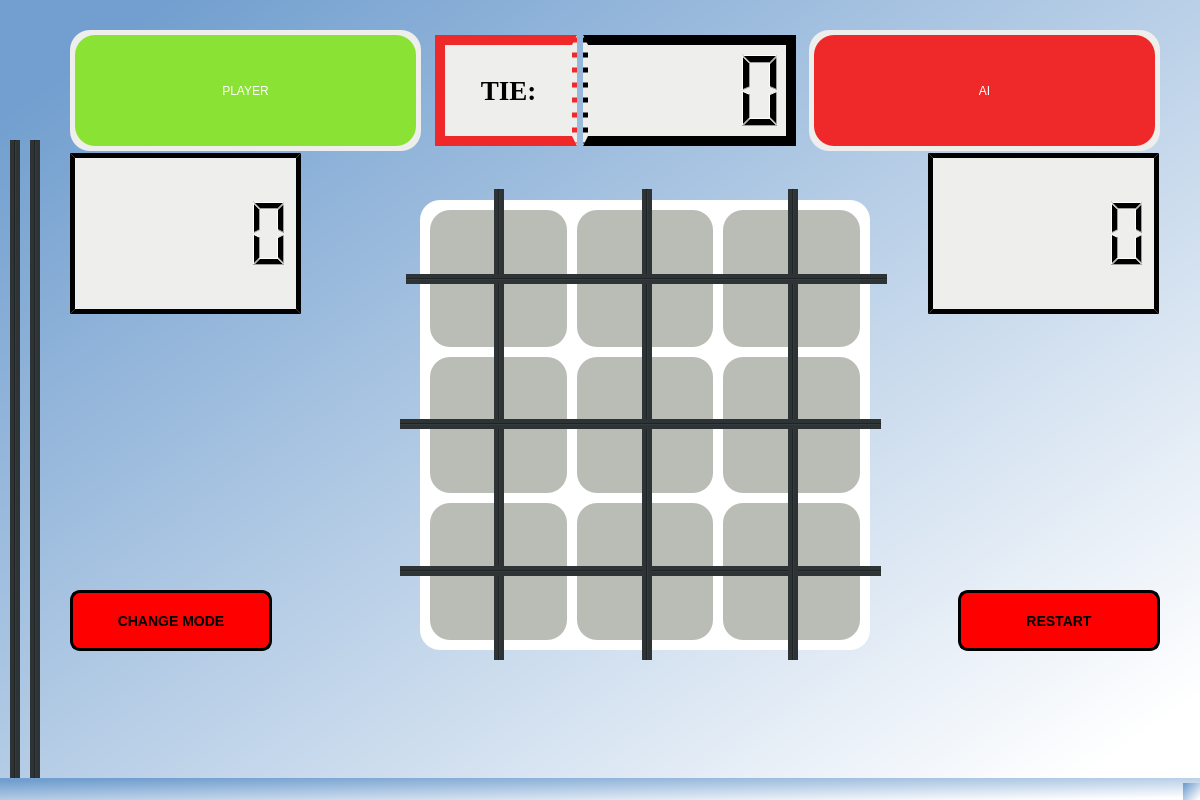
<?xml version="1.0" encoding="UTF-8"?>
<ui version="4.0">
 <class>MainWindow</class>
 <widget class="QMainWindow" name="MainWindow">
  <property name="enabled">
   <bool>true</bool>
  </property>
  <property name="geometry">
   <rect>
    <x>0</x>
    <y>0</y>
    <width>1200</width>
    <height>800</height>
   </rect>
  </property>
  <property name="sizePolicy">
   <sizepolicy hsizetype="Preferred" vsizetype="Preferred">
    <horstretch>0</horstretch>
    <verstretch>0</verstretch>
   </sizepolicy>
  </property>
  <property name="font">
   <font>
    <kerning>true</kerning>
   </font>
  </property>
  <property name="windowTitle">
   <string>XO Game</string>
  </property>
  <property name="autoFillBackground">
   <bool>false</bool>
  </property>
  <property name="styleSheet">
   <string notr="true">background-color:qlineargradient(spread:pad, x1:0.08, y1:0.063, x2:0.99, y2:0.903, stop:0 rgba(114, 159, 207, 255), stop:1 rgba(255, 255, 255, 255))</string>
  </property>
  <widget class="QWidget" name="centralwidget">
   <widget class="QWidget" name="xo_object" native="true">
    <property name="enabled">
     <bool>true</bool>
    </property>
    <property name="geometry">
     <rect>
      <x>420</x>
      <y>200</y>
      <width>450</width>
      <height>450</height>
     </rect>
    </property>
    <property name="cursor">
     <cursorShape>ArrowCursor</cursorShape>
    </property>
    <property name="styleSheet">
     <string notr="true">background-color: rgb(255, 255, 255);
border-radius: 20px;</string>
    </property>
    <layout class="QGridLayout" name="gridLayout_2">
     <property name="leftMargin">
      <number>10</number>
     </property>
     <property name="topMargin">
      <number>10</number>
     </property>
     <property name="rightMargin">
      <number>10</number>
     </property>
     <property name="bottomMargin">
      <number>10</number>
     </property>
     <property name="spacing">
      <number>10</number>
     </property>
     <item row="1" column="2">
      <widget class="QPushButton" name="bt5">
       <property name="enabled">
        <bool>true</bool>
       </property>
       <property name="sizePolicy">
        <sizepolicy hsizetype="Minimum" vsizetype="MinimumExpanding">
         <horstretch>0</horstretch>
         <verstretch>0</verstretch>
        </sizepolicy>
       </property>
       <property name="focusPolicy">
        <enum>Qt::StrongFocus</enum>
       </property>
       <property name="styleSheet">
        <string notr="true">QPushButton{
	background-color: rgb(186, 189, 182);
	border-radius: 20px;
	font: 30pt &quot;Times New Roman&quot;;
	color:rgb(164, 0, 0);
}
QPushButton:pressed {
    background-color: rgb(156, 159, 152);
    border-style: inset;
}</string>
       </property>
       <property name="text">
        <string/>
       </property>
      </widget>
     </item>
     <item row="0" column="0">
      <widget class="QPushButton" name="bt0">
       <property name="enabled">
        <bool>true</bool>
       </property>
       <property name="sizePolicy">
        <sizepolicy hsizetype="Minimum" vsizetype="MinimumExpanding">
         <horstretch>0</horstretch>
         <verstretch>0</verstretch>
        </sizepolicy>
       </property>
       <property name="cursor">
        <cursorShape>ArrowCursor</cursorShape>
       </property>
       <property name="focusPolicy">
        <enum>Qt::StrongFocus</enum>
       </property>
       <property name="styleSheet">
        <string notr="true">QPushButton{
	background-color: rgb(186, 189, 182);
	border-radius: 20px;
	font: 30pt &quot;Times New Roman&quot;;
	color:rgb(164, 0, 0);
}
QPushButton:pressed {
    background-color: rgb(156, 159, 152);
    border-style: inset;
}</string>
       </property>
       <property name="text">
        <string/>
       </property>
      </widget>
     </item>
     <item row="1" column="0">
      <widget class="QPushButton" name="bt3">
       <property name="enabled">
        <bool>true</bool>
       </property>
       <property name="sizePolicy">
        <sizepolicy hsizetype="Minimum" vsizetype="MinimumExpanding">
         <horstretch>0</horstretch>
         <verstretch>0</verstretch>
        </sizepolicy>
       </property>
       <property name="focusPolicy">
        <enum>Qt::StrongFocus</enum>
       </property>
       <property name="styleSheet">
        <string notr="true">QPushButton{
	background-color: rgb(186, 189, 182);
	border-radius: 20px;
	font: 30pt &quot;Times New Roman&quot;;
	color:rgb(164, 0, 0);
}
QPushButton:pressed {
    background-color: rgb(156, 159, 152);
    border-style: inset;
}</string>
       </property>
       <property name="text">
        <string/>
       </property>
      </widget>
     </item>
     <item row="2" column="1">
      <widget class="QPushButton" name="bt7">
       <property name="enabled">
        <bool>true</bool>
       </property>
       <property name="sizePolicy">
        <sizepolicy hsizetype="Minimum" vsizetype="MinimumExpanding">
         <horstretch>0</horstretch>
         <verstretch>0</verstretch>
        </sizepolicy>
       </property>
       <property name="focusPolicy">
        <enum>Qt::StrongFocus</enum>
       </property>
       <property name="styleSheet">
        <string notr="true">QPushButton{
	background-color: rgb(186, 189, 182);
	border-radius: 20px;
	font: 30pt &quot;Times New Roman&quot;;
	color:rgb(164, 0, 0);
}
QPushButton:pressed {
    background-color: rgb(156, 159, 152);
    border-style: inset;
}</string>
       </property>
       <property name="text">
        <string/>
       </property>
      </widget>
     </item>
     <item row="2" column="0">
      <widget class="QPushButton" name="bt6">
       <property name="enabled">
        <bool>true</bool>
       </property>
       <property name="sizePolicy">
        <sizepolicy hsizetype="Minimum" vsizetype="MinimumExpanding">
         <horstretch>0</horstretch>
         <verstretch>0</verstretch>
        </sizepolicy>
       </property>
       <property name="focusPolicy">
        <enum>Qt::StrongFocus</enum>
       </property>
       <property name="styleSheet">
        <string notr="true">QPushButton{
	background-color: rgb(186, 189, 182);
	border-radius: 20px;
	font: 30pt &quot;Times New Roman&quot;;
	color:rgb(164, 0, 0);
}
QPushButton:pressed {
    background-color: rgb(156, 159, 152);
    border-style: inset;
}</string>
       </property>
       <property name="text">
        <string/>
       </property>
      </widget>
     </item>
     <item row="2" column="2">
      <widget class="QPushButton" name="bt8">
       <property name="enabled">
        <bool>true</bool>
       </property>
       <property name="sizePolicy">
        <sizepolicy hsizetype="Minimum" vsizetype="MinimumExpanding">
         <horstretch>0</horstretch>
         <verstretch>0</verstretch>
        </sizepolicy>
       </property>
       <property name="focusPolicy">
        <enum>Qt::StrongFocus</enum>
       </property>
       <property name="styleSheet">
        <string notr="true">QPushButton{
	background-color: rgb(186, 189, 182);
	border-radius: 20px;
	font: 30pt &quot;Times New Roman&quot;;
	color:rgb(164, 0, 0);
}
QPushButton:pressed {
    background-color: rgb(156, 159, 152);
    border-style: inset;
}</string>
       </property>
       <property name="text">
        <string/>
       </property>
      </widget>
     </item>
     <item row="0" column="2">
      <widget class="QPushButton" name="bt2">
       <property name="enabled">
        <bool>true</bool>
       </property>
       <property name="sizePolicy">
        <sizepolicy hsizetype="Minimum" vsizetype="MinimumExpanding">
         <horstretch>0</horstretch>
         <verstretch>0</verstretch>
        </sizepolicy>
       </property>
       <property name="focusPolicy">
        <enum>Qt::StrongFocus</enum>
       </property>
       <property name="styleSheet">
        <string notr="true">QPushButton{
	background-color: rgb(186, 189, 182);
	border-radius: 20px;
	font: 30pt &quot;Times New Roman&quot;;
	color:rgb(164, 0, 0);
}
QPushButton:pressed {
    background-color: rgb(156, 159, 152);
    border-style: inset;
}</string>
       </property>
       <property name="text">
        <string/>
       </property>
      </widget>
     </item>
     <item row="0" column="1">
      <widget class="QPushButton" name="bt1">
       <property name="enabled">
        <bool>true</bool>
       </property>
       <property name="sizePolicy">
        <sizepolicy hsizetype="Minimum" vsizetype="MinimumExpanding">
         <horstretch>0</horstretch>
         <verstretch>0</verstretch>
        </sizepolicy>
       </property>
       <property name="focusPolicy">
        <enum>Qt::StrongFocus</enum>
       </property>
       <property name="styleSheet">
        <string notr="true">QPushButton{
	background-color: rgb(186, 189, 182);
	border-radius: 20px;
	font: 30pt &quot;Times New Roman&quot;;
	color:rgb(164, 0, 0);
}
QPushButton:pressed {
    background-color: rgb(156, 159, 152);
    border-style: inset;
}</string>
       </property>
       <property name="text">
        <string/>
       </property>
      </widget>
     </item>
     <item row="1" column="1">
      <widget class="QPushButton" name="bt4">
       <property name="enabled">
        <bool>true</bool>
       </property>
       <property name="sizePolicy">
        <sizepolicy hsizetype="Minimum" vsizetype="MinimumExpanding">
         <horstretch>0</horstretch>
         <verstretch>0</verstretch>
        </sizepolicy>
       </property>
       <property name="focusPolicy">
        <enum>Qt::StrongFocus</enum>
       </property>
       <property name="styleSheet">
        <string notr="true">QPushButton{
	background-color: rgb(186, 189, 182);
	border-radius: 20px;
	font: 30pt &quot;Times New Roman&quot;;
	color:rgb(164, 0, 0);
}
QPushButton:pressed {
    background-color: rgb(156, 159, 152);
    border-style: inset;
}</string>
       </property>
       <property name="text">
        <string/>
       </property>
      </widget>
     </item>
    </layout>
    <zorder>bt0</zorder>
    <zorder>bt1</zorder>
    <zorder>bt2</zorder>
    <zorder>bt3</zorder>
    <zorder>bt4</zorder>
    <zorder>bt5</zorder>
    <zorder>bt8</zorder>
    <zorder>bt7</zorder>
    <zorder>bt6</zorder>
   </widget>
   <widget class="QPushButton" name="btRestart">
    <property name="geometry">
     <rect>
      <x>958</x>
      <y>590</y>
      <width>202</width>
      <height>61</height>
     </rect>
    </property>
    <property name="styleSheet">
     <string notr="true">QPushButton#btRestart{
	background-color: red;
	border-style: inset;
	border-width: 3px;
	border-radius: 10px;
	alternate-background-color: rgb(52, 101, 164);
	border-color: rgb(0, 0, 0);
	font: bold 14px;
	min-width: 10em;
	padding: 6px;
}
QPushButton#btRestart:pressed {
    background-color: rgb(224, 0, 0);
    border-style: inset;
}</string>
    </property>
    <property name="text">
     <string>RESTART</string>
    </property>
    <property name="autoDefault">
     <bool>false</bool>
    </property>
    <property name="default">
     <bool>false</bool>
    </property>
    <property name="flat">
     <bool>false</bool>
    </property>
   </widget>
   <widget class="QFrame" name="horizontalFrame">
    <property name="geometry">
     <rect>
      <x>70</x>
      <y>30</y>
      <width>351</width>
      <height>121</height>
     </rect>
    </property>
    <property name="styleSheet">
     <string notr="true">background-color: rgb(238, 238, 236);
border-radius: 20px;
</string>
    </property>
    <layout class="QHBoxLayout" name="horizontalLayout_2">
     <property name="spacing">
      <number>5</number>
     </property>
     <property name="leftMargin">
      <number>5</number>
     </property>
     <property name="topMargin">
      <number>5</number>
     </property>
     <property name="rightMargin">
      <number>5</number>
     </property>
     <property name="bottomMargin">
      <number>5</number>
     </property>
     <item>
      <widget class="QLabel" name="lbPlayer1">
       <property name="sizePolicy">
        <sizepolicy hsizetype="MinimumExpanding" vsizetype="Preferred">
         <horstretch>0</horstretch>
         <verstretch>0</verstretch>
        </sizepolicy>
       </property>
       <property name="styleSheet">
        <string notr="true">color: white;
background-color: rgb(138, 226, 52);
font: 36pt &quot;Times New Roman&quot;;
border-radius: 20px;
</string>
       </property>
       <property name="text">
        <string>PLAYER</string>
       </property>
       <property name="textFormat">
        <enum>Qt::PlainText</enum>
       </property>
       <property name="alignment">
        <set>Qt::AlignCenter</set>
       </property>
       <property name="margin">
        <number>10</number>
       </property>
      </widget>
     </item>
    </layout>
   </widget>
   <widget class="QFrame" name="horizontalFrame">
    <property name="geometry">
     <rect>
      <x>809</x>
      <y>30</y>
      <width>351</width>
      <height>121</height>
     </rect>
    </property>
    <property name="styleSheet">
     <string notr="true">background-color: rgb(238, 238, 236);
border-radius: 20px</string>
    </property>
    <layout class="QHBoxLayout" name="horizontalLayout_3">
     <property name="leftMargin">
      <number>5</number>
     </property>
     <property name="topMargin">
      <number>5</number>
     </property>
     <property name="rightMargin">
      <number>5</number>
     </property>
     <property name="bottomMargin">
      <number>5</number>
     </property>
     <item>
      <widget class="QLabel" name="lbPlayer2">
       <property name="sizePolicy">
        <sizepolicy hsizetype="Preferred" vsizetype="Preferred">
         <horstretch>0</horstretch>
         <verstretch>0</verstretch>
        </sizepolicy>
       </property>
       <property name="styleSheet">
        <string notr="true">color: white;
background-color: rgb(239, 41, 41);
font: 36pt &quot;Times New Roman&quot;;
border-radius: 20px;
</string>
       </property>
       <property name="text">
        <string>AI</string>
       </property>
       <property name="textFormat">
        <enum>Qt::PlainText</enum>
       </property>
       <property name="alignment">
        <set>Qt::AlignCenter</set>
       </property>
       <property name="margin">
        <number>5</number>
       </property>
      </widget>
     </item>
    </layout>
   </widget>
   <widget class="Line" name="lnHU">
    <property name="enabled">
     <bool>true</bool>
    </property>
    <property name="geometry">
     <rect>
      <x>406</x>
      <y>274</y>
      <width>481</width>
      <height>10</height>
     </rect>
    </property>
    <property name="styleSheet">
     <string notr="true">background-color: rgb(46, 52, 54)</string>
    </property>
    <property name="orientation">
     <enum>Qt::Horizontal</enum>
    </property>
   </widget>
   <widget class="Line" name="lnHC">
    <property name="enabled">
     <bool>true</bool>
    </property>
    <property name="geometry">
     <rect>
      <x>400</x>
      <y>419</y>
      <width>481</width>
      <height>10</height>
     </rect>
    </property>
    <property name="styleSheet">
     <string notr="true">background-color: rgb(46, 52, 54)</string>
    </property>
    <property name="orientation">
     <enum>Qt::Horizontal</enum>
    </property>
   </widget>
   <widget class="Line" name="lnHB">
    <property name="enabled">
     <bool>true</bool>
    </property>
    <property name="geometry">
     <rect>
      <x>400</x>
      <y>566</y>
      <width>481</width>
      <height>10</height>
     </rect>
    </property>
    <property name="styleSheet">
     <string notr="true">background-color: rgb(46, 52, 54)</string>
    </property>
    <property name="orientation">
     <enum>Qt::Horizontal</enum>
    </property>
   </widget>
   <widget class="Line" name="lnVL">
    <property name="enabled">
     <bool>true</bool>
    </property>
    <property name="geometry">
     <rect>
      <x>494</x>
      <y>189</y>
      <width>10</width>
      <height>471</height>
     </rect>
    </property>
    <property name="styleSheet">
     <string notr="true">background-color: rgb(46, 52, 54)</string>
    </property>
    <property name="orientation">
     <enum>Qt::Vertical</enum>
    </property>
   </widget>
   <widget class="Line" name="lnVC">
    <property name="enabled">
     <bool>true</bool>
    </property>
    <property name="geometry">
     <rect>
      <x>642</x>
      <y>189</y>
      <width>10</width>
      <height>471</height>
     </rect>
    </property>
    <property name="styleSheet">
     <string notr="true">background-color: rgb(46, 52, 54)</string>
    </property>
    <property name="orientation">
     <enum>Qt::Vertical</enum>
    </property>
   </widget>
   <widget class="Line" name="lnVR">
    <property name="enabled">
     <bool>true</bool>
    </property>
    <property name="geometry">
     <rect>
      <x>788</x>
      <y>189</y>
      <width>10</width>
      <height>471</height>
     </rect>
    </property>
    <property name="styleSheet">
     <string notr="true">background-color: rgb(46, 52, 54)</string>
    </property>
    <property name="orientation">
     <enum>Qt::Vertical</enum>
    </property>
   </widget>
   <widget class="QGraphicsView" name="gwCentralView">
    <property name="geometry">
     <rect>
      <x>370</x>
      <y>180</y>
      <width>551</width>
      <height>491</height>
     </rect>
    </property>
    <property name="styleSheet">
     <string notr="true">background: transparent</string>
    </property>
    <property name="interactive">
     <bool>true</bool>
    </property>
    <property name="sceneRect">
     <rectf>
      <x>0.000000000000000</x>
      <y>0.000000000000000</y>
      <width>0.000000000000000</width>
      <height>0.000000000000000</height>
     </rectf>
    </property>
   </widget>
   <widget class="Line" name="lnDiagTopLeft">
    <property name="enabled">
     <bool>true</bool>
    </property>
    <property name="geometry">
     <rect>
      <x>10</x>
      <y>140</y>
      <width>10</width>
      <height>650</height>
     </rect>
    </property>
    <property name="styleSheet">
     <string notr="true">background-color: rgb(46, 52, 54)</string>
    </property>
    <property name="orientation">
     <enum>Qt::Vertical</enum>
    </property>
   </widget>
   <widget class="Line" name="lnDiagTopRIght">
    <property name="enabled">
     <bool>true</bool>
    </property>
    <property name="geometry">
     <rect>
      <x>30</x>
      <y>140</y>
      <width>10</width>
      <height>650</height>
     </rect>
    </property>
    <property name="styleSheet">
     <string notr="true">background-color: rgb(46, 52, 54)</string>
    </property>
    <property name="orientation">
     <enum>Qt::Vertical</enum>
    </property>
   </widget>
   <widget class="QPushButton" name="btChangeMode">
    <property name="geometry">
     <rect>
      <x>70</x>
      <y>590</y>
      <width>202</width>
      <height>61</height>
     </rect>
    </property>
    <property name="styleSheet">
     <string notr="true">QPushButton#btChangeMode{
	background-color: red;
	border-style: inset;
	border-width: 3px;
	border-radius: 10px;
	alternate-background-color: rgb(52, 101, 164);
	border-color: rgb(0, 0, 0);
	font: bold 14px;
	min-width: 10em;
	padding: 6px;
}
QPushButton#btChangeMode:pressed {
    background-color: rgb(224, 0, 0);
    border-style: inset;
}</string>
    </property>
    <property name="text">
     <string>CHANGE MODE</string>
    </property>
    <property name="autoDefault">
     <bool>false</bool>
    </property>
    <property name="default">
     <bool>false</bool>
    </property>
    <property name="flat">
     <bool>false</bool>
    </property>
   </widget>
   <widget class="QLCDNumber" name="lcdPlayer1">
    <property name="geometry">
     <rect>
      <x>70</x>
      <y>153</y>
      <width>231</width>
      <height>161</height>
     </rect>
    </property>
    <property name="font">
     <font>
      <strikeout>false</strikeout>
     </font>
    </property>
    <property name="styleSheet">
     <string notr="true">QLCDNumber{
	background-color: rgb(238, 238, 236);
	border-style: inset;
	border-width: 5px;
	border-color: rgb(0, 0, 0)
	
}</string>
    </property>
    <property name="smallDecimalPoint">
     <bool>true</bool>
    </property>
    <property name="intValue" stdset="0">
     <number>0</number>
    </property>
   </widget>
   <widget class="QFrame" name="horizontalFrame">
    <property name="geometry">
     <rect>
      <x>430</x>
      <y>30</y>
      <width>371</width>
      <height>121</height>
     </rect>
    </property>
    <property name="styleSheet">
     <string notr="true">background: transparent;</string>
    </property>
    <layout class="QHBoxLayout" name="hbTie" stretch="2,3">
     <property name="leftMargin">
      <number>5</number>
     </property>
     <property name="topMargin">
      <number>5</number>
     </property>
     <property name="rightMargin">
      <number>5</number>
     </property>
     <property name="bottomMargin">
      <number>5</number>
     </property>
     <item>
      <widget class="QLabel" name="lbTie">
       <property name="font">
        <font>
         <family>Times New Roman</family>
         <pointsize>20</pointsize>
         <weight>75</weight>
         <bold>true</bold>
        </font>
       </property>
       <property name="styleSheet">
        <string notr="true">QLabel#lbTie{
	background-color: rgb(238, 238, 236);
	border-style: solid;
	border-right-style: dotted;
	border-width: 10px 5px 10px 10px;
	border-color: rgb(239, 41, 41)

}</string>
       </property>
       <property name="text">
        <string>TIE:</string>
       </property>
       <property name="alignment">
        <set>Qt::AlignCenter</set>
       </property>
      </widget>
     </item>
     <item>
      <widget class="QLCDNumber" name="lcdTie">
       <property name="styleSheet">
        <string notr="true">QLCDNumber#lcdTie{
	background-color: rgb(238, 238, 236);
	border-style: solid;
	border-left-style: dotted;
	border-width: 10px 10px 10px 5px;
	border-color: rgb(0, 0, 0)

}</string>
       </property>
       <property name="frameShape">
        <enum>QFrame::NoFrame</enum>
       </property>
       <property name="frameShadow">
        <enum>QFrame::Raised</enum>
       </property>
       <property name="lineWidth">
        <number>6</number>
       </property>
       <property name="smallDecimalPoint">
        <bool>true</bool>
       </property>
       <property name="digitCount">
        <number>4</number>
       </property>
      </widget>
     </item>
    </layout>
   </widget>
   <widget class="QLCDNumber" name="lcdPlayer2">
    <property name="geometry">
     <rect>
      <x>928</x>
      <y>153</y>
      <width>231</width>
      <height>161</height>
     </rect>
    </property>
    <property name="font">
     <font>
      <strikeout>false</strikeout>
     </font>
    </property>
    <property name="styleSheet">
     <string notr="true">QLCDNumber{
	background-color: rgb(238, 238, 236);
	border-style: inset;
	border-width: 5px;
	border-color: rgb(0, 0, 0)
	
}</string>
    </property>
    <property name="smallDecimalPoint">
     <bool>true</bool>
    </property>
    <property name="digitCount">
     <number>5</number>
    </property>
    <property name="value" stdset="0">
     <double>0.000000000000000</double>
    </property>
    <property name="intValue" stdset="0">
     <number>0</number>
    </property>
   </widget>
   <zorder>xo_object</zorder>
   <zorder>btRestart</zorder>
   <zorder>horizontalFrame</zorder>
   <zorder>horizontalFrame</zorder>
   <zorder>lnVL</zorder>
   <zorder>lnHB</zorder>
   <zorder>lnVR</zorder>
   <zorder>lnVC</zorder>
   <zorder>lnHC</zorder>
   <zorder>lnHU</zorder>
   <zorder>lnDiagTopLeft</zorder>
   <zorder>lnDiagTopRIght</zorder>
   <zorder>gwCentralView</zorder>
   <zorder>btChangeMode</zorder>
   <zorder>lcdPlayer1</zorder>
   <zorder>horizontalFrame</zorder>
   <zorder>lcdPlayer2</zorder>
  </widget>
  <widget class="QMenuBar" name="menubar">
   <property name="geometry">
    <rect>
     <x>0</x>
     <y>0</y>
     <width>1200</width>
     <height>22</height>
    </rect>
   </property>
  </widget>
  <widget class="QStatusBar" name="statusbar"/>
 </widget>
 <resources/>
 <connections/>
</ui>
